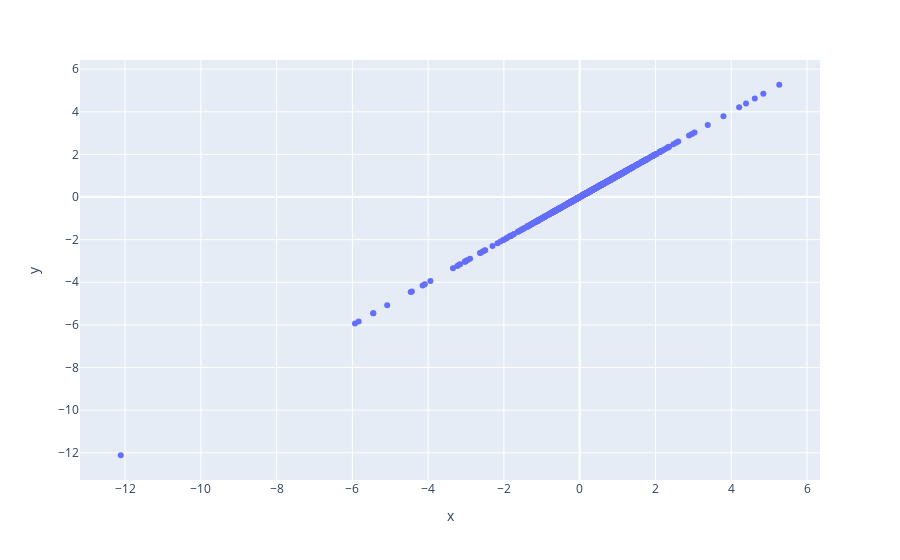

Notebook cell for this chart:
### Markdown cell above
---

**Scatterplot (gráfico de dispersão)**

O gráfico de dispersão é normalmente utilizado quando temos dados numéricos emparelhados ou quando a variável dependente tem vários valores para cada variável independente e queremos determinar a relação entre duas variáveis. No entanto, podemos utilizar o gráfico de dispersão para auxiliar na detecção de valores outliers. Vejamos:

### Code cell
px.scatter(x=df['V2'], y=df['V2'])

### Figure 1 — Plotly figure (JSON) as saved in the notebook; plotly's stock layout.template omitted (floating-point values rounded to 4 significant figures; data arrays with more than 128 entries replaced by an {"elided": "..."} marker saying what was removed)
{"data": [{"hovertemplate": "x=%{x}<br>y=%{y}<extra></extra>", "legendgroup": "", "marker": {"color": "#636efa", "symbol": "circle"}, "mode": "markers", "name": "", "orientation": "v", "showlegend": false, "type": "scatter", "x": {"elided": "1000 float values"}, "xaxis": "x", "y": {"elided": "1000 float values"}, "yaxis": "y"}], "layout": {"legend": {"tracegroupgap": 0}, "margin": {"t": 60}, "xaxis": {"anchor": "y", "domain": [0, 1], "title": {"text": "x"}}, "yaxis": {"anchor": "x", "domain": [0, 1], "title": {"text": "y"}}}}
